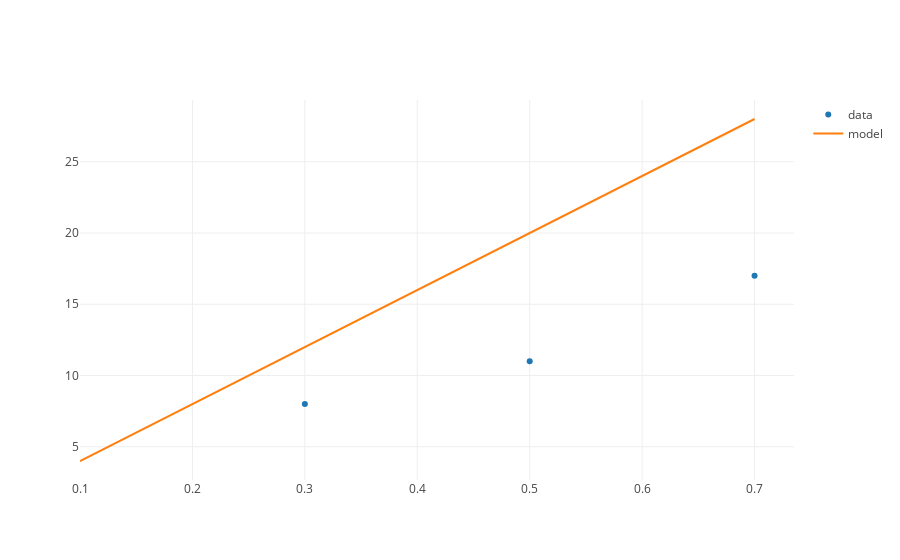

This figure's notebook cell:
### Markdown cell above
So now let's add a new trace with these predicted distances as the y value.

### Code cell
from graph import trace_values, plot
data_trace = trace_values([.30, .50, .70], [8, 11, 17], name = 'data')
model_trace = trace_values(angles, predicted_distances, mode = 'lines', name = 'model')
layout = {'yaxis': {'range': [0, 18], 'title': 'shot distance'}, 'xaxis': {'title': 'shot angle'}}
plot([data_trace, model_trace])

### Figure 1 — Plotly figure (JSON) as saved in the notebook; plotly's stock layout.template omitted (floating-point values rounded to 4 significant figures)
{"data": [{"mode": "markers", "name": "data", "text": [], "type": "scatter", "uid": "5111cb5d-4a24-4daf-890b-f4919cc89187", "x": [0.3, 0.5, 0.7], "y": [8, 11, 17]}, {"mode": "lines", "name": "model", "text": [], "type": "scatter", "uid": "c373d67e-d7d5-4e5d-a2c0-55f3fceeb76e", "x": [0.1, 0.2, 0.3, 0.4, 0.5, 0.6, 0.7], "y": [4, 8, 12, 16, 20, 24, 28]}], "layout": {"autosize": true, "xaxis": {"autorange": true, "range": [0.1, 0.735], "type": "linear"}, "yaxis": {"autorange": true, "range": [2.667, 29.33], "type": "linear"}}}
